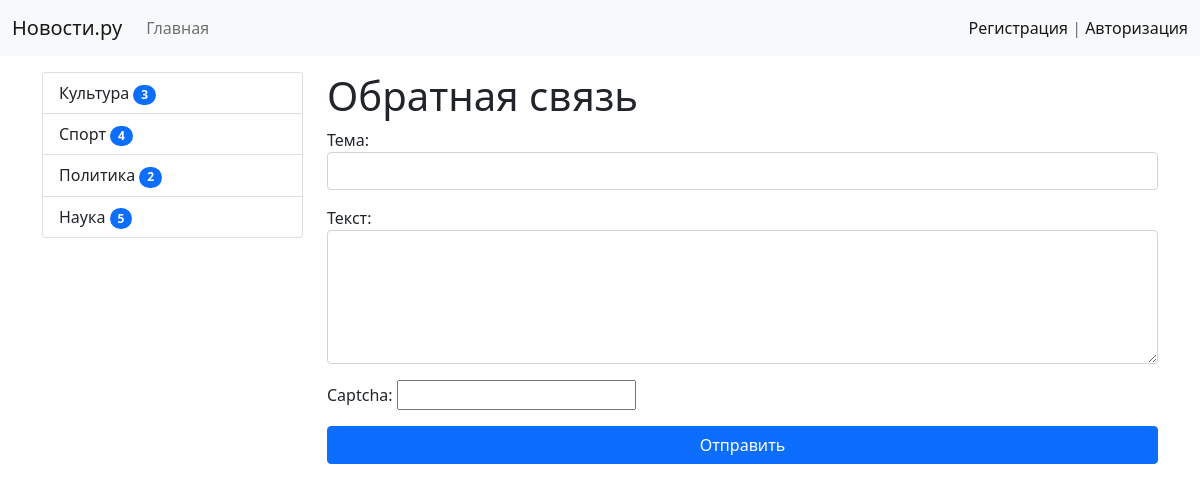
Page /contact/ on the committed database.
### news/models.py (models this page shows, shortened)
class Category(models.Model):
    title = models.CharField(max_length=150, verbose_name='Категория')
    def get_absolute_url(self):
        return reverse('category', kwargs={"category_id": self.pk})
    class Meta:
        verbose_name = 'Категория'
        verbose_name_plural = 'Категории'
        ordering = ['title']

### news/views.py (the view)
# urls.py: path('contact/', contact, name='contact'),
def contact(request):
    if request.method == 'POST':
        form = ContactForm(request.POST)
        if form.is_valid():
            mail = send_mail(form.cleaned_data['subject'], form.cleaned_data['content'], 'natalya.lomovtseva@gmail.com', ['natlomovtseva@yandex.ru'], fail_silently=True)
            if mail:
                messages.success(request, 'Письмо отправлено!')
                return redirect('contact')
            else:
                messages.error(request, 'Ошибка отправки')
        else:
            messages.error(request, 'Ошибка отправки')
    else:
        form = ContactForm()
    return render(request, template_name='news/test.html', context={"form": form})

### news/forms.py
class ContactForm(forms.Form):
    subject = forms.CharField(label='Тема', widget=forms.TextInput(attrs={"class": "form-control"}))
    content = forms.CharField(label='Текст', widget=forms.Textarea(attrs={"class": "form-control", "rows": 5}))
    captcha = CaptchaField()

### news/templatetags/news_tags.py (called while the page is built)
@register.inclusion_tag('news/list_categories.html')
def show_categories(arg1='Hello', arg2='world'):
    categories = Category.objects.annotate(cnt=Count('news', filter=F('news__is_published'))).filter(cnt__gt=0)
    return {"categories": categories, "arg1": arg1, "arg2": arg2}

### news/templates/news/test.html (shortened to what this page needs)
{% extends 'base.html' %}
{% block sidebar %}
{% include 'inc/_sidebar.html' %}
{% endblock %}
{% block content %}
<h1>Обратная связь</h1>
<form method="post">
    {{form.as_p}}
    <div class="d-grid gap-2">
        <button type="submit" class="btn btn-primary">Отправить</button>
    </div>
</form>
{% endblock %}

### news/templates/news/list_categories.html
{% load news_tags%}
<div class="list-group">
  {%for item in categories%}
  <a href="{{item.get_absolute_url}}" class="list-group-item list-group-item-action">{{item.title}} <span class="badge bg-primary rounded-pill">{{item.cnt}}</span></a>
  {%endfor%}
</div>

### mysite/static/css/style.css (style rules this page uses)
body { background-color: #FFFFFF; }
a { text-decoration: none; }

### rows in the picture
Category: title "Культура", cnt "3"
Category: title "Спорт", cnt "4"
Category: title "Политика", cnt "2"
Category: title "Наука", cnt "5"
